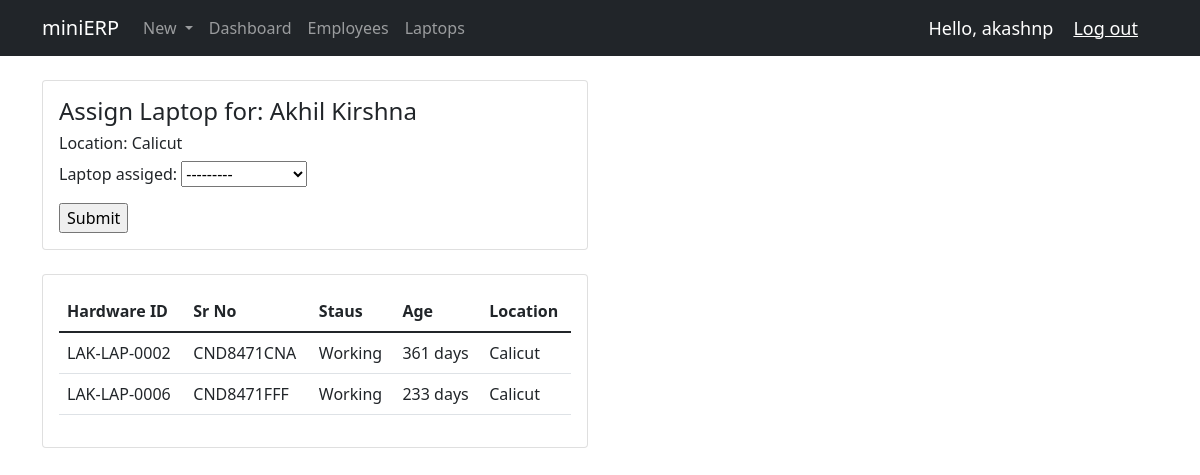
The page /onbrd_hw_assign (signed in) on the database its author committed.
### hardware/models.py (models this page shows, shortened)
class Employee(models.Model):
    EMPLOYEE_STATUS = (
        ('Active', 'Active'),
        ('InActive', 'Inactive'),
    )
    user = models.OneToOneField(User, null=True, on_delete=models.CASCADE)
    emp_id = models.AutoField(primary_key=True, editable=False)
    dept_id = models.ForeignKey(Department, null=True, on_delete=models.SET_NULL)
    desig_id = models.ForeignKey(Designation, null=True, on_delete=models.SET_NULL)
    laptop_assiged = models.ForeignKey(Laptop, null=True, blank=True, on_delete=models.SET_NULL)
    profilePic = models.ImageField(null=True, blank=True)
    emp_name = models.CharField(max_length=100, null=True)
    emp_email = models.CharField(max_length=100, null=True)
    emp_phone = models.IntegerField(null=True)
    emp_status = models.CharField(max_length=10, null=True, choices=EMPLOYEE_STATUS)
    loc_id = models.ForeignKey(Location, null=True, blank=False, on_delete=models.SET_NULL)
    emp_date_joined = models.DateField
    emp_date_exited = models.DateField
    emp_date_created = models.DateField(auto_now_add=True)
    history = HistoricalRecords()

class Location(models.Model):
    location_id = models.AutoField(primary_key=True, editable=False)
    location = models.CharField(max_length=20, null=True)
    def __str__(self):
        return self.location

class Laptop(models.Model):
    LAPTOP_STATUSES = (
        ('Working', 'Working'),
        ('Repair', 'Repair'),
        ('Replace', 'Replace'),
    )
    id = models.AutoField(primary_key=True, editable=False)
    hardware_id = models.CharField(max_length=50, null=True, default=None, blank=True, unique=True)
    laptop_sr_no = models.CharField(max_length=100, unique=True)
    brand = models.ForeignKey(LaptopBrand, null=True, on_delete=models.SET_NULL)
    model = models.ForeignKey(LaptopModel, null=True, on_delete=models.SET_NULL)
    media = models.ForeignKey(LaptopMedia, null=True, on_delete=models.SET_NULL)
    laptop_status = models.CharField(max_length=20, null=True, choices=LAPTOP_STATUSES)
    laptop_location = models.ForeignKey(Location, null=True, blank=False, on_delete=models.SET_NULL)
    laptop_date_purchased = models.DateField(null=True)
    laptop_date_sold = models.DateField(null=True, blank=True)
    laptop_date_created = models.DateField(auto_now_add=True)
    history = HistoricalRecords()
    def __str__(self):
        return self.hardware_id
    @property
    def laptop_age(self):
        today = date.today()
        age = today - self.laptop_date_purchased
        age_stripped = str(age).split(",", 1)[0]
        return age_stripped

### hardware/decorators.py (the view)
        def wrapper_func(request, *args, **kwargs):
            group = None
            if request.user.groups.exists():
                group = request.user.groups.all()[0].name
            if group in allowed_roles:
                return view_func(request, *args, **kwargs)
            else:
                return HttpResponse("You are not authorized to view this page!")

### hardware/forms.py
class LaptopAssignmentForm(ModelForm):
    class Meta:
        model = Employee
        fields = ['laptop_assiged',]
    def __init__(self, *args, **kwargs):
        super().__init__(*args, **kwargs)
        added_emp = Employee.objects.last()
        self.fields['laptop_assiged'].queryset = Laptop.objects.filter(laptop_location=added_emp.loc_id)

### hardware/views.py (called while the page is built)
@login_required(login_url='login')
@allowed_users(allowed_roles=['admin'])
def onbrd_hw_assign(request):
    form = LaptopAssignmentForm()
    latest_emp = Employee.objects.last()
    free_laptops = Laptop.objects.filter(laptop_location=latest_emp.loc_id)
    if request.method == "POST":
        form = LaptopAssignmentForm(request.POST, instance=latest_emp)
        form.save()
        return redirect('/dash_employees')
    context = {'form':form, 'latest_emp':latest_emp, 'free_laptops':free_laptops}
    return render(request, 'hardware/onbrd_hw_assign.html', context)

### hardware/templates/hardware/onbrd_hw_assign.html (shortened to what this page needs)
{% extends 'hardware/main.html' %}
{% block content %}
<div class="container">
    <div class="row">
        <div class="col-md-6">
            <div class="card card-body">
                <h4>Assign Laptop for: {{latest_emp.emp_name}}</h4>
                <h6>Location: {{latest_emp.loc_id}}</h6>
                <form action="" type="submit" method="POST" name="submit">
                    {{form.as_p}}
                    <input type="submit" name="Submit">
                </form>
    </div>
    <br>
    <div class="row">
        <div class="col">
            <div class="card card-body">
                <table class="table table-stripped">
                    <thead>
                    <tr>
                        <th scope="col">Hardware ID</th>
                        <th scope="col">Sr No</th>
                        <th scope="col">Staus</th>
                        <th scope="col">Age</th>
                        <th scope="col">Location</th>
                    </tr>
                    </thead>
                    <tbody>
                        {% for lap in free_laptops %}
                            <tr>
                                <td>{{lap.hardware_id}}</td>
                                <td>{{lap.laptop_sr_no}}</td>
                                <td>{{lap.laptop_status}}</td>
                                <td>{{lap.laptop_age}}</td>
                                <td>{{lap.laptop_location}}</td>
                            </tr>
                        {% endfor %}
                    </tbody>
                </table>
    </div>
</div>
{% endblock %}

### hardware/templates/hardware/navbar.html (shortened to what this page needs)
<nav class="navbar navbar-expand-lg navbar-dark bg-dark">
    <div class="container">
        <span class="navbar-brand mb-0 h1">miniERP</span>
      <div class="collapse navbar-collapse" id="navbarSupportedContent">
        <ul class="navbar-nav me-auto mb-2 mb-lg-0">
          {% if request.user.is_staff %}
          <li class="nav-item dropdown">
            <a class="nav-link dropdown-toggle" href="#" id="navbarDropdown" role="button" data-bs-toggle="dropdown" aria-expanded="false">
              New
            </a>
          </li>
          <li class="nav-item">
            <a class="nav-link" aria-current="page" href="{% url 'home' %}">Dashboard</a>
          </li>
          <li class="nav-item">
            <a class="nav-link" aria-current="page" href="{% url 'dash_employees' %}">Employees</a>
          </li>
          <li class="nav-item">
            <a class="nav-link" aria-current="page" href="{% url 'dash_laptops' %}">Laptops</a>
          </li>
          {% else %}
          <li class="nav-item">
            <a class="nav-link" aria-current="page" href="{% url 'empSettingsPage' %}">Settings</a>
          </li>
          {% endif %}
        </ul>
      </div>
      <span class="logout-text">Hello, {{request.user}}</span>
      <span><a class="logout-text" href="{% url 'logout' %}">Log out</a></span>
    </div>
  </nav>

### hardware/templates/hardware/navbar.html (style rules this page uses)
.logout-text { font-size: 18px; color: #fff; margin-right: 20px; }

### rows shown on the page
Employee: emp_name "Akhil Kirshna", loc_id "Calicut"
Laptop: hardware_id "LAK-LAP-0002", laptop_sr_no "CND8471CNA", laptop_status "Working", laptop_age "361 days", laptop_location "Calicut"
Laptop: hardware_id "LAK-LAP-0006", laptop_sr_no "CND8471FFF", laptop_status "Working", laptop_age "233 days", laptop_location "Calicut"

### other values the page prints
{{ request.user }} "akashnp"
